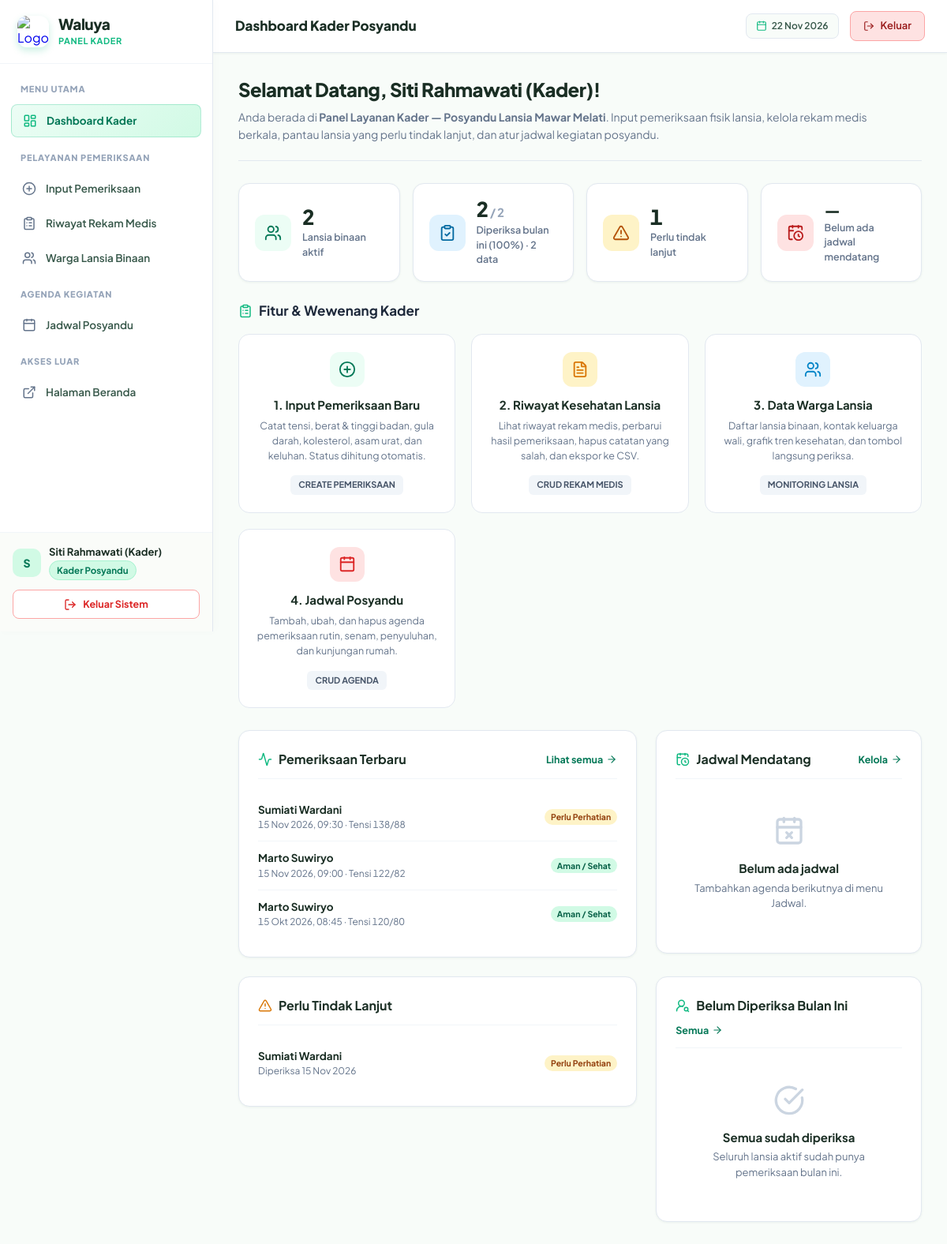
/kader/index.php (signed in), run on an earlier commit of the app's database.
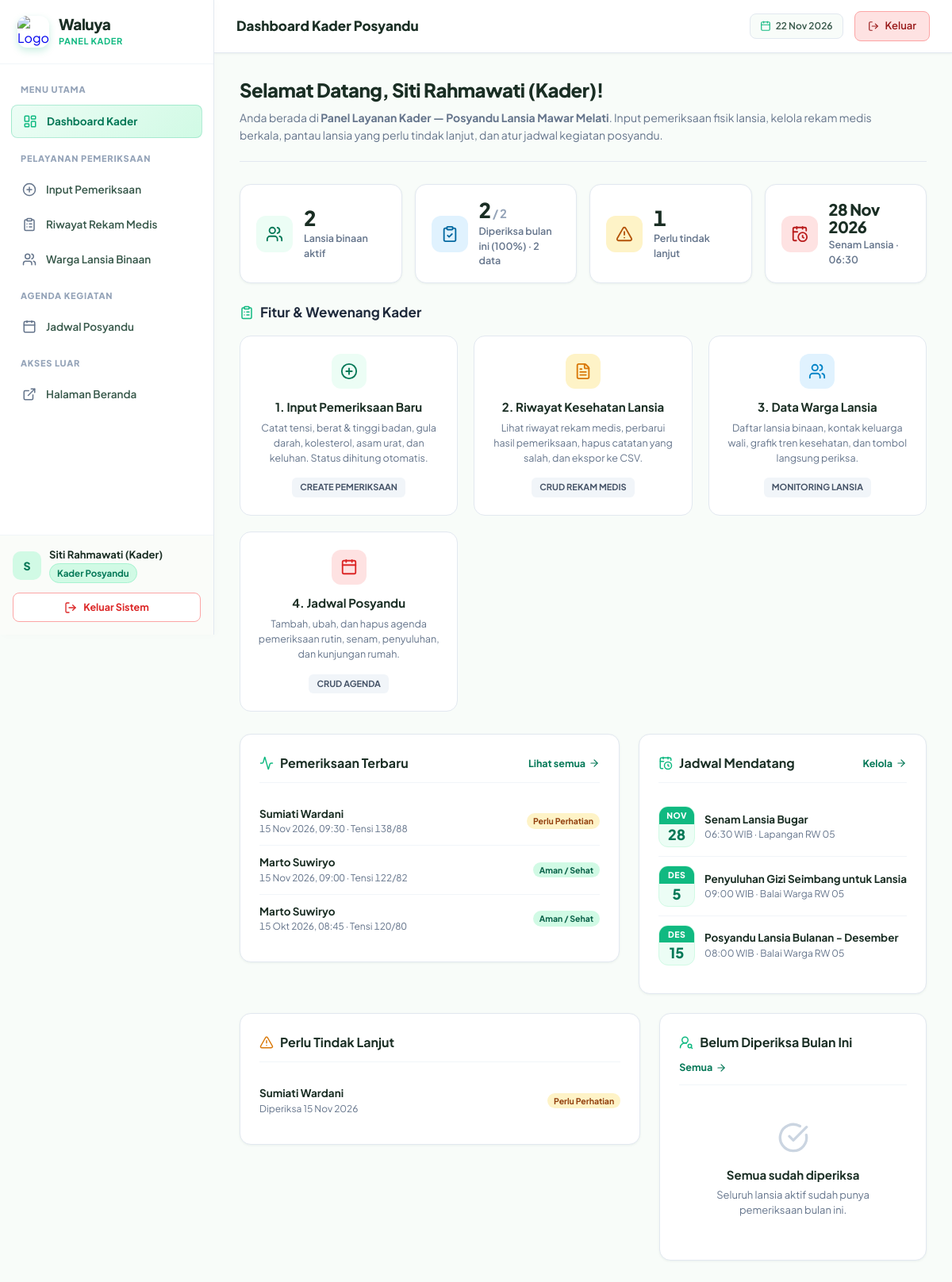
And on a later commit of the database.
### tables this page shows
CREATE TABLE `riwayat_kesehatan` (
  `id_riwayat` INT UNSIGNED NOT NULL AUTO_INCREMENT,
  `id_lansia` INT UNSIGNED NOT NULL,
  `id_kader` INT UNSIGNED NULL COMMENT 'Kader yang melakukan pemeriksaan fisik',
  `tanggal_pemeriksaan` DATE NOT NULL,
  `waktu_pemeriksaan` TIME NOT NULL,
  
   
  `berat_badan` DECIMAL(5,2) NOT NULL COMMENT 'kg',
  `tinggi_badan` DECIMAL(5,2) NOT NULL COMMENT 'cm',
  `imt` DECIMAL(5,2) NOT NULL COMMENT 'Indeks Massa Tubuh',
  `status_imt` ENUM('Kurus', 'Normal', 'Kelebihan BB', 'Obesitas') NOT NULL DEFAULT 'Normal',
  
   
  `tensi_sistolik` INT NOT NULL COMMENT 'mmHg (contoh: 120)',
  `tensi_diastolik` INT NOT NULL COMMENT 'mmHg (contoh: 80)',
  `status_tensi` ENUM('Hipotensi', 'Normal', 'Pra-hipertensi', 'Hipertensi 1', 'Hipertensi 2') NOT NULL DEFAULT 'Normal',
  `detak_jantung` INT NOT NULL COMMENT 'bpm (contoh: 78)',
  `suhu_tubuh` DECIMAL(4,2) NOT NULL COMMENT 'Celcius (contoh: 36.50)',
  
   
  `gula_darah` INT NULL COMMENT 'mg/dL (contoh: 110)',
  `status_gula_darah` ENUM('Rendah', 'Normal', 'Tinggi') NULL,
  `kolesterol` INT NULL COMMENT 'mg/dL (contoh: 180)',
  `status_kolesterol` ENUM('Normal', 'Tinggi') NULL,
  `asam_urat` DECIMAL(4,2) NULL COMMENT 'mg/dL (contoh: 5.2)',
  `status_asam_urat` ENUM('Normal', 'Tinggi') NULL,
  
   
  `keluhan` TEXT NULL COMMENT 'Keluhan fisik dari lansia',
  `catatan_kader` TEXT NULL COMMENT 'Tindakan atau saran gizi dari kader',
  `status_kondisi` ENUM('Aman / Sehat', 'Perlu Perhatian', 'Risiko Tinggi') NOT NULL DEFAULT 'Aman / Sehat',
  `rujukan_puskesmas` ENUM('Ya', 'Tidak') NOT NULL DEFAULT 'Tidak',
  
  `created_at` DATETIME NOT NULL DEFAULT CURRENT_TIMESTAMP,
  `updated_at` DATETIME NOT NULL DEFAULT CURRENT_TIMESTAMP ON UPDATE CURRENT_TIMESTAMP,
  PRIMARY KEY (`id_riwayat`),
  CONSTRAINT `fk_riwayat_lansia` FOREIGN KEY (`id_lansia`) REFERENCES `lansia` (`id_lansia`) ON DELETE CASCADE ON UPDATE CASCADE,
  CONSTRAINT `fk_riwayat_kader` FOREIGN KEY (`id_kader`) REFERENCES `kader` (`id_kader`) ON DELETE SET NULL ON UPDATE CASCADE,
  INDEX `idx_riwayat_tanggal` (`tanggal_pemeriksaan`),
  INDEX `idx_riwayat_kondisi` (`status_kondisi`)
);

CREATE TABLE `lansia` (
  `id_lansia` INT UNSIGNED NOT NULL AUTO_INCREMENT,
  `id_posyandu` INT UNSIGNED NOT NULL,
  `id_keluarga` INT UNSIGNED NULL COMMENT 'Penanggung jawab dari tabel keluarga',
  `nik` CHAR(16) NOT NULL UNIQUE,
  `no_kk` CHAR(16) NULL,
  `nama_lengkap` VARCHAR(100) NOT NULL,
  `tempat_lahir` VARCHAR(60) NOT NULL,
  `tanggal_lahir` DATE NOT NULL,
  `jenis_kelamin` ENUM('L', 'P') NOT NULL,
  `golongan_darah` ENUM('A', 'B', 'AB', 'O', 'Tidak Tahu') NOT NULL DEFAULT 'Tidak Tahu',
  `agama` VARCHAR(30) NOT NULL DEFAULT 'Islam',
  `alamat` TEXT NOT NULL,
  `rt` VARCHAR(5) NOT NULL,
  `rw` VARCHAR(5) NOT NULL,
  `no_hp` VARCHAR(20) NULL,
  `hubungan_keluarga` VARCHAR(50) NULL COMMENT 'Contoh: Ayah Kandung, Ibu Mertua, Kakek, Nenek',
  `riwayat_penyakit` TEXT NULL COMMENT 'Hipertensi, Kolesterol, Diabetes, dll',
  `riwayat_alergi` TEXT NULL,
  `status_lansia` ENUM('aktif', 'pindah', 'meninggal') NOT NULL DEFAULT 'aktif',
  `created_at` DATETIME NOT NULL DEFAULT CURRENT_TIMESTAMP,
  `updated_at` DATETIME NOT NULL DEFAULT CURRENT_TIMESTAMP ON UPDATE CURRENT_TIMESTAMP,
  PRIMARY KEY (`id_lansia`),
  CONSTRAINT `fk_lansia_posyandu` FOREIGN KEY (`id_posyandu`) REFERENCES `posyandu` (`id_posyandu`) ON DELETE RESTRICT ON UPDATE CASCADE,
  CONSTRAINT `fk_lansia_keluarga` FOREIGN KEY (`id_keluarga`) REFERENCES `keluarga` (`id_keluarga`) ON DELETE SET NULL ON UPDATE CASCADE
);

CREATE TABLE `jadwal_posyandu` (
  `id_jadwal` INT UNSIGNED NOT NULL AUTO_INCREMENT,
  `id_posyandu` INT UNSIGNED NOT NULL,
  `id_kader` INT UNSIGNED NULL COMMENT 'Kader yang membuat jadwal',
  `judul` VARCHAR(150) NOT NULL,
  `jenis_kegiatan` ENUM('Pemeriksaan Rutin', 'Senam Lansia', 'Penyuluhan', 'Kunjungan Rumah', 'Lainnya') NOT NULL DEFAULT 'Pemeriksaan Rutin',
  `tanggal` DATE NOT NULL,
  `jam_mulai` TIME NOT NULL,
  `jam_selesai` TIME NULL,
  `lokasi` VARCHAR(255) NOT NULL,
  `deskripsi` TEXT NULL,
  `target_peserta` INT UNSIGNED NULL COMMENT 'Perkiraan jumlah lansia yang diundang',
  `status` ENUM('terjadwal', 'selesai', 'dibatalkan') NOT NULL DEFAULT 'terjadwal',
  `created_at` DATETIME NOT NULL DEFAULT CURRENT_TIMESTAMP,
  `updated_at` DATETIME NOT NULL DEFAULT CURRENT_TIMESTAMP ON UPDATE CURRENT_TIMESTAMP,
  PRIMARY KEY (`id_jadwal`),
  INDEX `idx_jadwal_tanggal` (`tanggal`),
  CONSTRAINT `fk_jadwal_posyandu` FOREIGN KEY (`id_posyandu`) REFERENCES `posyandu` (`id_posyandu`) ON DELETE CASCADE ON UPDATE CASCADE,
  CONSTRAINT `fk_jadwal_kader` FOREIGN KEY (`id_kader`) REFERENCES `kader` (`id_kader`) ON DELETE SET NULL ON UPDATE CASCADE
);

### config/auth.php (called while the page is built, shortened)
<?php
function e($value): string
{
    return htmlspecialchars((string)($value ?? ''), ENT_QUOTES, 'UTF-8');
}
function tgl_id(?string $date, bool $withDay = false): string
{
    $ts = strtotime($date);
    $s = date('j', $ts) . ' ' . substr(BULAN_ID[(int)date('n', $ts)], 0, 3) . ' ' . date('Y', $ts);
    return $withDay ? HARI_ID[(int)date('w', $ts)] . ', ' . $s : $s;
}
function jam_hm(?string $time): string
{
    return $time ? substr($time, 0, 5) : '';
}

### config/kesehatan.php (called while the page is built, shortened)
<?php
function badge_class(?string $status): string
{
    switch ($status) {
        case 'Normal':
        case 'Aman / Sehat':
        case 'aktif':
        case 'terjadwal':
            return 'badge-active';
        case 'Kelebihan BB':
        case 'Pra-hipertensi':
        case 'Perlu Perhatian':
        case 'Rendah':
        case 'Kurus':
        case 'Hipotensi':
            return 'badge-pending';
    }
}

### kader/index.php (the view, shortened to what the changed rows need)
<?php
require_once '../config/auth.php';
require_once '../config/kesehatan.php';
$kader = require_kader($pdo);
$pos       = $kader['id_posyandu'];
$today     = date('Y-m-d');
$lastJoin = "LEFT JOIN riwayat_kesehatan lr ON lr.id_riwayat = (
                SELECT r2.id_riwayat FROM riwayat_kesehatan r2 WHERE r2.id_lansia = l.id_lansia
                 ORDER BY r2.tanggal_pemeriksaan DESC, r2.waktu_pemeriksaan DESC, r2.id_riwayat DESC LIMIT 1)";
$stmt = $pdo->prepare(
    "SELECT rk.id_riwayat, rk.id_lansia, rk.tanggal_pemeriksaan, rk.waktu_pemeriksaan, rk.tensi_sistolik, rk.tensi_diastolik,
            rk.status_kondisi, l.nama_lengkap
       FROM riwayat_kesehatan rk JOIN lansia l ON l.id_lansia = rk.id_lansia
      WHERE l.id_posyandu = :p
      ORDER BY rk.tanggal_pemeriksaan DESC, rk.waktu_pemeriksaan DESC, rk.id_riwayat DESC LIMIT 5"
);
$stmt->execute(['p' => $pos]);
$terbaru = $stmt->fetchAll();
$stmt = $pdo->prepare(
    "SELECT l.id_lansia, l.nama_lengkap, lr.tanggal_pemeriksaan, lr.status_kondisi, lr.rujukan_puskesmas
       FROM lansia l $lastJoin
      WHERE l.id_posyandu = :p AND l.status_lansia = 'aktif' AND lr.status_kondisi IN ('Perlu Perhatian', 'Risiko Tinggi')
      ORDER BY (lr.status_kondisi = 'Risiko Tinggi') DESC, lr.tanggal_pemeriksaan DESC LIMIT 5"
);
$stmt->execute(['p' => $pos]);
$tindak = $stmt->fetchAll();
$stmt = $pdo->prepare(
    "SELECT * FROM jadwal_posyandu WHERE id_posyandu = :p AND tanggal >= :t AND status = 'terjadwal'
      ORDER BY tanggal ASC, jam_mulai ASC LIMIT 3"
);
$stmt->execute(['p' => $pos, 't' => $today]);
$agenda = $stmt->fetchAll();
$next = $agenda[0] ?? null;
include '../components/kader-layout-top.php';
?>
<div class="welcome-banner">
    <h1 class="welcome-title">Selamat Datang, <?= e($_SESSION['nama'] ?? 'Kader Posyandu') ?>!</h1>
</div>
<div class="stats-grid">
    <a class="stat-card" href="jadwal.php">
        <div>
            <div class="stat-value" style="font-size:20px"><?= $next ? e(tgl_id($next['tanggal'])) : '—' ?></div>
            <div class="stat-label"><?= $next ? e($next['jenis_kegiatan']) . ' · ' . e(jam_hm($next['jam_mulai'])) : 'Belum ada jadwal mendatang' ?></div>
        </div>
    </a>
</div>
<div class="grid-2" style="margin-bottom:24px">
    <div class="card">
        <?php if (!$terbaru): ?>
            <div class="empty-state" style="padding:28px 10px"><i data-lucide="clipboard-x"></i><h4>Belum ada pemeriksaan</h4><p>Mulai dari menu “Input Pemeriksaan”.</p></div>
        <?php else: ?>
            <ul class="mini-list">
                <?php foreach ($terbaru as $r): ?>
                    <li>
                        <div class="ml-main">
                            <a class="ml-title" href="lansia-detail.php?id=<?= (int)$r['id_lansia'] ?>" style="display:block;text-decoration:none;color:inherit"><?= e($r['nama_lengkap']) ?></a>
                            <div class="ml-sub num"><?= e(tgl_id($r['tanggal_pemeriksaan'])) ?>, <?= e(jam_hm($r['waktu_pemeriksaan'])) ?> · Tensi <?= (int)$r['tensi_sistolik'] ?>/<?= (int)$r['tensi_diastolik'] ?></div>
                        </div>
                        <span class="badge badge-sm <?= badge_class($r['status_kondisi']) ?>"><?= e($r['status_kondisi']) ?></span>
                    </li>
                <?php endforeach; ?>
            </ul>
        <?php endif; ?>
    </div>
    <div class="card">
        <?php if (!$agenda): ?>
            <div class="empty-state" style="padding:28px 10px"><i data-lucide="calendar-x"></i><h4>Belum ada jadwal</h4><p>Tambahkan agenda berikutnya di menu Jadwal.</p></div>
        <?php else: ?>
            <ul class="mini-list">
                <?php foreach ($agenda as $j): ?>
                    <li>
                        <div class="agenda-date" style="width:46px"><div class="m"><?= e(substr(BULAN_ID[(int)date('n', strtotime($j['tanggal']))], 0, 3)) ?></div><div class="d" style="font-size:18px"><?= date('j', strtotime($j['tanggal'])) ?></div></div>
                        <div class="ml-main">
                            <div class="ml-title"><?= e($j['judul']) ?></div>
                            <div class="ml-sub"><?= e(jam_hm($j['jam_mulai'])) ?> WIB · <?= e($j['lokasi']) ?></div>
                        </div>
                    </li>
                <?php endforeach; ?>
            </ul>
        <?php endif; ?>
    </div>
</div>
<div class="grid-2">
    <div class="card">
        <?php if (!$tindak): ?>
            <div class="empty-state" style="padding:28px 10px"><i data-lucide="heart-handshake"></i><h4>Semua dalam kondisi baik</h4><p>Tidak ada lansia dengan status perlu perhatian pada pemeriksaan terakhir.</p></div>
        <?php else: ?>
            <ul class="mini-list">
                <?php foreach ($tindak as $r): ?>
                    <li>
                        <div class="ml-main">
                            <a class="ml-title" href="lansia-detail.php?id=<?= (int)$r['id_lansia'] ?>" style="display:block;text-decoration:none;color:inherit"><?= e($r['nama_lengkap']) ?></a>
                            <div class="ml-sub">Diperiksa <?= e(tgl_id($r['tanggal_pemeriksaan'])) ?><?= $r['rujukan_puskesmas'] === 'Ya' ? ' · <b style="color:#B91C1C">dirujuk</b>' : '' ?></div>
                        </div>
                        <span class="badge badge-sm <?= badge_class($r['status_kondisi']) ?>"><?= e($r['status_kondisi']) ?></span>
                    </li>
                <?php endforeach; ?>
            </ul>
        <?php endif; ?>
    </div>
</div>
<?php include '../components/kader-layout-bottom.php'; ?>

What changed in the data, as far as the page shows it:
added jadwal_posyandu: tanggal "28 Nov 2026", jenis_kegiatan "Senam Lansia", jam_mulai "06:30", tanggal "NOV", tanggal "28", judul "Senam Lansia Bugar", lokasi "Lapangan RW 05"
added jadwal_posyandu: tanggal "DES", tanggal "5", judul "Penyuluhan Gizi Seimbang untuk Lansia", jam_mulai "09:00", lokasi "Balai Warga RW 05"
added jadwal_posyandu: tanggal "DES", tanggal "15", judul "Posyandu Lansia Bulanan - Desember", jam_mulai "08:00", lokasi "Balai Warga RW 05"
Also different on the page:
text no longer shown: "— Belum ada jadwal mendatang Belum ada jadwal Tambahkan agenda berikutnya di menu Jadwal."
